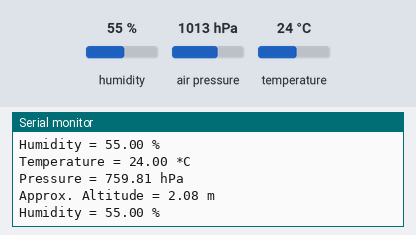
Recording of a sketch running on a simulated ESP8266 (NodeMCU). Shown: the last lines printed to the serial monitor. Inputs (shaded band) come from the test bench; at power-on: humidity 55 %, air pressure 1013 hPa, temperature 24 °C. WiFi joins after 1.5 s; servers stay silent unless stated.

Above: at 2.7 s.
2.8 s: humidity set to 22 %
At 4.1 s:
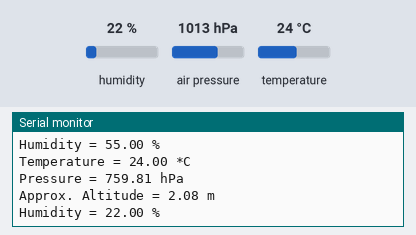
4.3 s: air pressure set to 952 hPa
At 5.6 s:
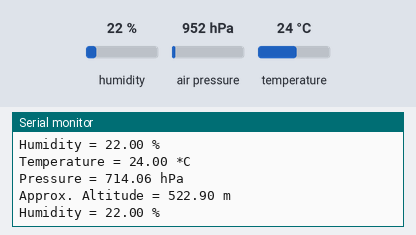

Measured:
- after the input at 2.8 s, the serial monitor: prints a new line after 0.91 s (image 1)
- after the input at 4.3 s, the serial monitor: prints a new line after 0.44 s (image 2)

The sketch:

prometheus-bme280-v2.ino
```cpp
#include <ESP8266WiFi.h>
#include <ESP8266WebServer.h>
#include <WiFiClient.h>
#include <Wire.h>
#include <SPI.h>
#include <Adafruit_Sensor.h>
#include <Adafruit_BME280.h>

#define SEALEVELPRESSURE_HPA (1013.25)

Adafruit_BME280 bme;

unsigned long delayTime;

const char* ssid = "NMzoAB8g";
const char* password = "g!h&DJfz1&gNt@2m9";

ESP8266WebServer server(80);

String GenerateMetrics() {
  String message = "";

  message += "# HELP bme280_measuring_temperature Current sensor temperature in celsius.\n";
  message += "# TYPE bme280_measuring_temperature gauge\n";
  message += "bme280_measuring_temperature ";
  message += bme.readTemperature();
  message += "\n";

  message += "# HELP bme280_measuring_humidity Current sensor humidity in persent.\n";
  message += "# TYPE bme280_measuring_humidity gauge\n";
  message += "bme280_measuring_humidity ";
  message += bme.readHumidity();
  message += "\n";

  message += "# HELP bme280_measuring_pressure Current sensor Pressure in mmHg.\n";
  message += "# TYPE bme280_measuring_pressure gauge\n";
  message += "bme280_measuring_pressure ";
  message += bme.readPressure() * 0.007500617;
  message += "\n";


  return message;
}


void HandleRoot() {
  server.send(200, "text/plain", GenerateMetrics() );
}
void HandleNotFound() {
  String message = "Error\n\n";
  server.send(404, "text/html", message);
}


void setup() {
    Serial.begin(9600);
    while(!Serial);

// BME280
    Serial.println(F("BME280 test"));
    unsigned status;
    status = bme.begin();
    if (!status) {
        Serial.println("Could not find a valid BME280 sensor, check wiring, address, sensor ID!");
        Serial.print("SensorID was: 0x"); Serial.println(bme.sensorID(),16);
        Serial.print("        ID of 0xFF probably means a bad address, a BMP 180 or BMP 085\n");
        Serial.print("   ID of 0x56-0x58 represents a BMP 280,\n");
        Serial.print("        ID of 0x60 represents a BME 280.\n");
        Serial.print("        ID of 0x61 represents a BME 680.\n");
        while (1);
    }

    Serial.println("-- Default Test --");
    delayTime = 1000;

  //Setup WIFI
  WiFi.begin(ssid, password);
  Serial.println("");

  //Wait for WIFI connection
  while (WiFi.status() != WL_CONNECTED) {
    delay(500);
    Serial.print(".");
  }
  Serial.println("");
  Serial.print("Connected to ");
  Serial.println(ssid);
  Serial.print("IP address: ");
  Serial.println(WiFi.localIP());
  Serial.print("MAC address: ");
  Serial.println(WiFi.macAddress());

  server.on("/", HandleRoot);
  server.on("/metrics", HandleRoot);
  server.onNotFound( HandleNotFound );

  server.begin();
  Serial.println("HTTP server started at ip " + WiFi.localIP().toString() );


    Serial.println();
}


void loop() {
    printValues();
    server.handleClient();
    delay(delayTime);
}


void printValues() {
    Serial.print("Temperature = ");
    Serial.print(bme.readTemperature());
    Serial.println(" *C");

    Serial.print("Pressure = ");

    Serial.print(bme.readPressure() *0.007500617);
    Serial.println(" hPa");

    Serial.print("Approx. Altitude = ");
    Serial.print(bme.readAltitude(SEALEVELPRESSURE_HPA));
    Serial.println(" m");

    Serial.print("Humidity = ");
    Serial.print(bme.readHumidity());
    Serial.println(" %");

    Serial.println();
}
```
